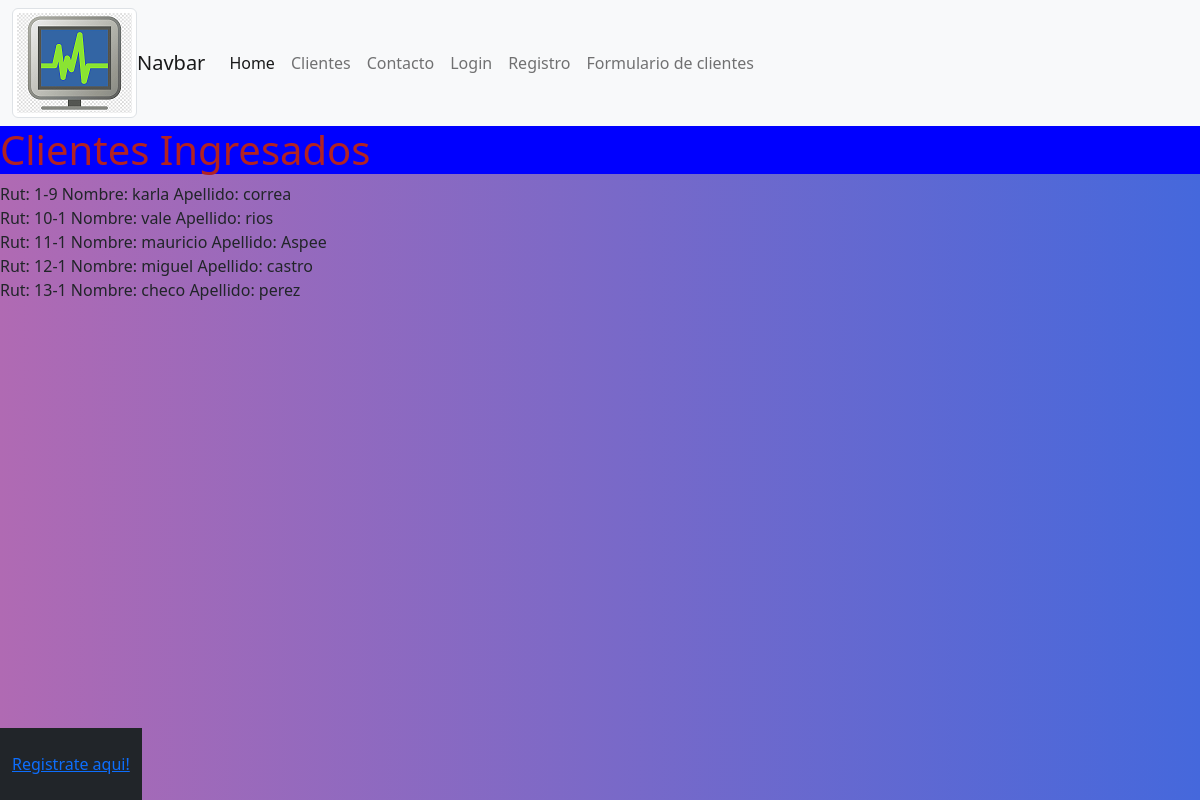
/clientes/, run on an earlier commit of the app's database.
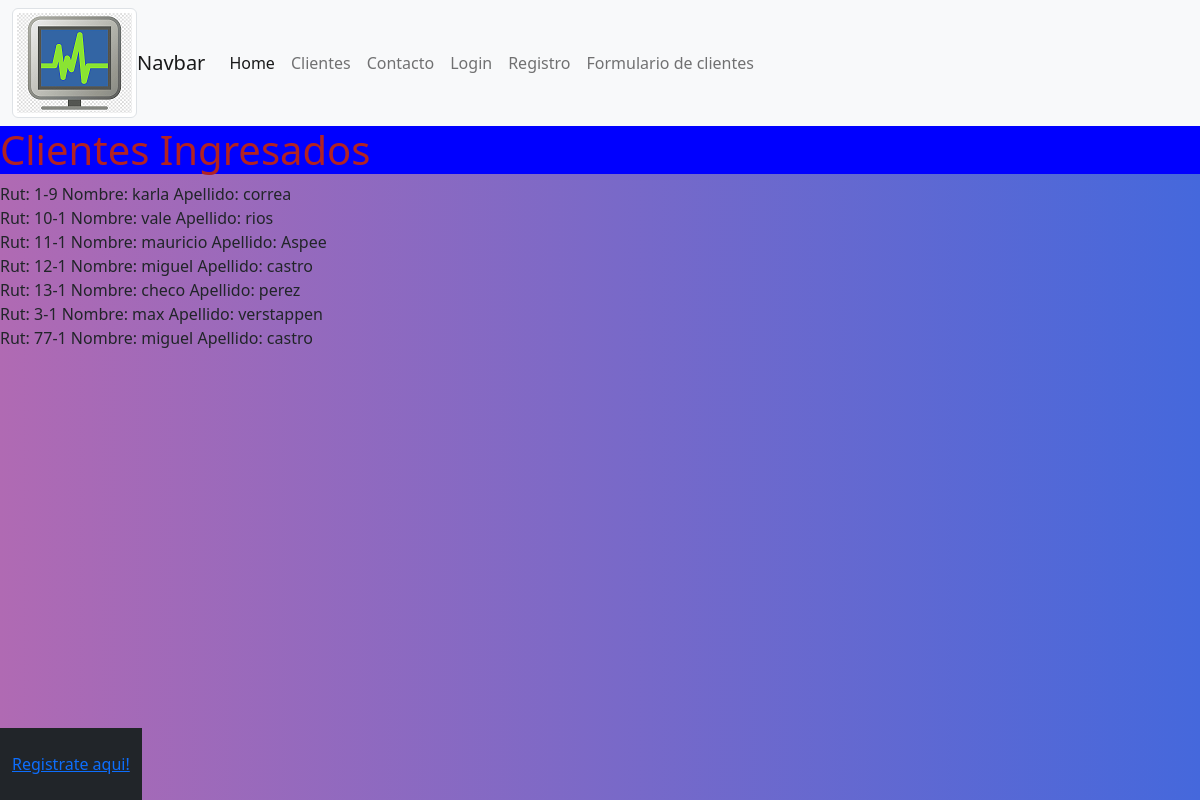
And on a later commit of the database.
### monitoreo/models.py (models this page shows)
class Cliente(models.Model):
    rut=models.CharField(max_length=10, unique=True)
    nombre=models.CharField(max_length=50, default=None)
    apellido=models.CharField(max_length=100, default=None)
    edad = models.IntegerField(default=None)
    direccion=models.CharField(max_length=100, default=None)
    correo=models.CharField(max_length=50, default=None)
    telefono=models.IntegerField(default=None)
    receta=models.CharField(max_length=100, default=None)
    fecha_inicio=models.DateTimeField(default=django.utils.timezone.now)
    remedio=models.CharField(max_length=100, default=None)
    horario=models.TimeField(default=None)

### monitoreo/views.py (the view)
# urls.py: path('clientes/', views.clientes, name= 'monitoreo-clientes'),
def clientes(request):
    cliente= Cliente.objects.all()
    return render(request, 'monitoreo/clientes.html', {"data": cliente})

### monitoreo/templates/monitoreo/clientes.html
{% extends 'monitoreo/layout.html' %}
{% block content %}
<h1>Clientes Ingresados</h1>
	{% for cli in data %}
		Rut: {{cli.rut}} Nombre: {{cli.nombre}}  Apellido: {{cli.apellido}}<br>
	{% endfor %}
{% endblock %}

### monitoreo/templates/monitoreo/layout.html (shortened to what this page needs)
{% load static %}
<!DOCTYPE html>
<html lang="en">
<head>
    <link rel="stylesheet" type="text/css" href="{% static 'monitoreo/estilos.css' %}">
    <link href="https://cdn.jsdelivr.net/npm/bootstrap@5.2.0-beta1/dist/css/bootstrap.min.css" rel="stylesheet">
</head>
<header>
    <nav class="navbar navbar-expand-lg navbar-light bg-light">
        <div class="container-fluid">
          <img class="img-thumbnail img-fluid" src="{% static 'img/png-transparent-logo.png' %}" href="#">
          <a class="navbar-brand" href="#">Navbar</a>
          <div class="collapse navbar-collapse" id="navbarNav">
            <ul class="navbar-nav">
              <li class="nav-item">
                <a class="nav-link active" aria-current="page" href="http://127.0.0.1:8000/">Home</a>
              </li>
              <li class="nav-item">
                <a class="nav-link" href="{% url 'monitoreo-clientes' %}">Clientes</a>
              </li>
              <li class="nav-item">
                <a class="nav-link" href="{% url 'monitoreo-contacto' %}">Contacto</a>
              </li>
              <li class="nav-item">
                {% if user.is_authenticated %}
                  <a class="nav-link" href="{% url 'logout' %}">Logout</a>
                {% else %}
                  <a class="nav-link" href="{% url 'login' %}">Login</a>
              </li>
              <li class="nav-item">
                <a class="nav-link" href="{% url 'monitoreo-registro' %}">Registro</a>
              </li>
              {% endif %}
              <li class="nav-item">
                <a class="nav-link" href="{% url 'monitoreo-cliente2' %} " tabindex="-1" aria-disabled="true">Formulario de clientes</a>
              </li>
            </ul>
          </div>
        </div>
      </nav>
</header>
<body>
    {% block content %}
    {% endblock %}
    <footer class="py-4 bg-dark flex-shrink-0">
      <div class="container text-center">
        <a href="cliente2">Registrate aqui!</a>
      </div>
    </footer>
</body>
</html>

### monitoreo/static/monitor/estilos.css (style rules this page uses)
body, html { background-color:lightslategrey; color: rgb(82, 63, 69); }
h1 { color: firebrick; background-color: blue; }
footer { position: fixed; bottom:0px; }
html, body { height: 100%; }
body { background: #4568DC; background: -webkit-linear-gradient(to right, #B06AB3, #4568DC); background: linear-gradient(to right, #B06AB3, #4568DC); }
a { text-decoration: none; }

What changed in the data, as far as the page shows it:
added Cliente: rut "3-1", nombre "max", apellido "verstappen"
added Cliente: rut "77-1", nombre "miguel", apellido "castro"
